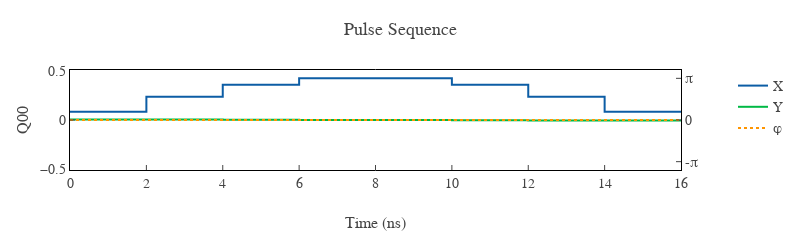
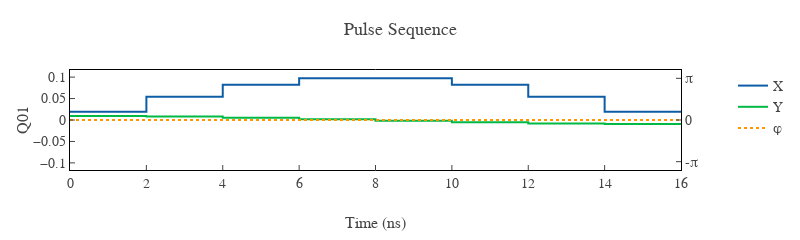
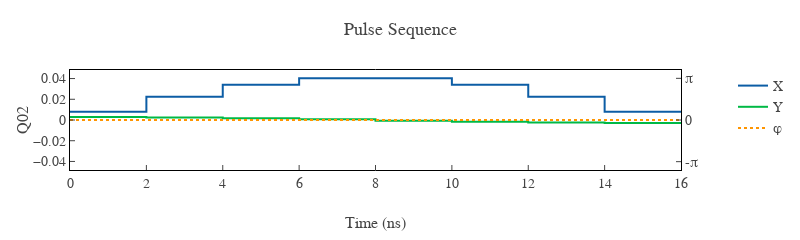
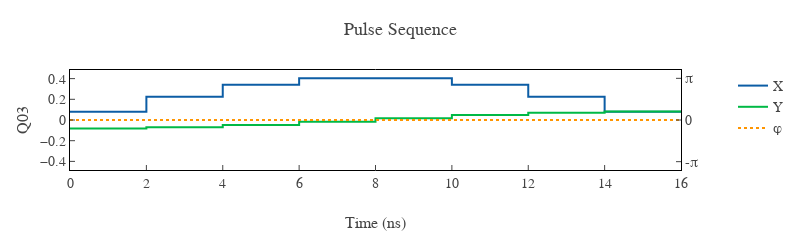

These figures' notebook cell, in order:
### Code cell
shots=1024
for qubit in qubits:
	sx_pulse = PulseSchedule([qubit])
	sx_pulse.add(qubit, experiment.x90(qubit))
	sx_pulse.plot()
	counts = experiment.measure(
				sx_pulse,
				mode="single",
				shots=shots,
				interval=DEFAULT_INTERVAL,
	).get_counts()
	print(f"Qubit {qubit} counts: {counts}")

### Figure 1 — Plotly figure (JSON) as saved in the notebook; plotly's stock layout.template omitted (floating-point values rounded to 4 significant figures)
{"data": [{"line": {"color": "#0C5DA5", "shape": "hv"}, "mode": "lines", "name": "X", "showlegend": true, "type": "scatter", "x": [0, 2, 4, 6, 8, 10, 12, 14, 16], "xaxis": "x", "y": [0.08295, 0.2377, 0.3581, 0.4243, 0.4243, 0.3581, 0.2377, 0.08295, 0.08295], "yaxis": "y"}, {"line": {"color": "#00B945", "shape": "hv"}, "mode": "lines", "name": "Y", "showlegend": true, "type": "scatter", "x": [0, 2, 4, 6, 8, 10, 12, 14, 16], "xaxis": "x", "y": [0.005836, 0.005028, 0.003418, 0.001213, -0.001213, -0.003418, -0.005028, -0.005836, -0.005836], "yaxis": "y"}, {"line": {"color": "#FF9500", "dash": "dot", "shape": "hv"}, "mode": "lines", "name": "φ", "showlegend": true, "type": "scatter", "x": [0, 2, 4, 6, 8, 10, 12, 14, 16], "xaxis": "x", "y": [0, 0, 0, 0, 0, 0, 0, 0, 0], "yaxis": "y2"}], "layout": {"height": 220, "title": {"text": "Pulse Sequence"}, "width": 800, "xaxis": {"anchor": "y", "domain": [0, 0.94], "title": {"text": "Time (ns)"}}, "yaxis": {"anchor": "x", "domain": [0, 1], "range": [-0.5091, 0.5091], "title": {"text": "Q00"}}, "yaxis2": {"anchor": "x", "overlaying": "y", "range": [-3.77, 3.77], "side": "right", "ticktext": ["-π", "0", "π"], "tickvals": [-3.142, 0, 3.142]}}}

### Figure 2 — Plotly figure (JSON) as saved in the notebook; plotly's stock layout.template omitted (floating-point values rounded to 4 significant figures)
{"data": [{"line": {"color": "#0C5DA5", "shape": "hv"}, "mode": "lines", "name": "X", "showlegend": true, "type": "scatter", "x": [0, 2, 4, 6, 8, 10, 12, 14, 16], "xaxis": "x", "y": [0.019, 0.05443, 0.08202, 0.09716, 0.09716, 0.08202, 0.05443, 0.019, 0.019], "yaxis": "y"}, {"line": {"color": "#00B945", "shape": "hv"}, "mode": "lines", "name": "Y", "showlegend": true, "type": "scatter", "x": [0, 2, 4, 6, 8, 10, 12, 14, 16], "xaxis": "x", "y": [0.009281, 0.007997, 0.005437, 0.001929, -0.001929, -0.005437, -0.007997, -0.009281, -0.009281], "yaxis": "y"}, {"line": {"color": "#FF9500", "dash": "dot", "shape": "hv"}, "mode": "lines", "name": "φ", "showlegend": true, "type": "scatter", "x": [0, 2, 4, 6, 8, 10, 12, 14, 16], "xaxis": "x", "y": [0, 0, 0, 0, 0, 0, 0, 0, 0], "yaxis": "y2"}], "layout": {"height": 220, "title": {"text": "Pulse Sequence"}, "width": 800, "xaxis": {"anchor": "y", "domain": [0, 0.94], "title": {"text": "Time (ns)"}}, "yaxis": {"anchor": "x", "domain": [0, 1], "range": [-0.1166, 0.1166], "title": {"text": "Q01"}}, "yaxis2": {"anchor": "x", "overlaying": "y", "range": [-3.77, 3.77], "side": "right", "ticktext": ["-π", "0", "π"], "tickvals": [-3.142, 0, 3.142]}}}

### Figure 3 — Plotly figure (JSON) as saved in the notebook; plotly's stock layout.template omitted (floating-point values rounded to 4 significant figures)
{"data": [{"line": {"color": "#0C5DA5", "shape": "hv"}, "mode": "lines", "name": "X", "showlegend": true, "type": "scatter", "x": [0, 2, 4, 6, 8, 10, 12, 14, 16], "xaxis": "x", "y": [0.007863, 0.02253, 0.03395, 0.04021, 0.04021, 0.03395, 0.02253, 0.007863, 0.007863], "yaxis": "y"}, {"line": {"color": "#00B945", "shape": "hv"}, "mode": "lines", "name": "Y", "showlegend": true, "type": "scatter", "x": [0, 2, 4, 6, 8, 10, 12, 14, 16], "xaxis": "x", "y": [0.00294, 0.002533, 0.001722, 0.0006112, -0.0006112, -0.001722, -0.002533, -0.00294, -0.00294], "yaxis": "y"}, {"line": {"color": "#FF9500", "dash": "dot", "shape": "hv"}, "mode": "lines", "name": "φ", "showlegend": true, "type": "scatter", "x": [0, 2, 4, 6, 8, 10, 12, 14, 16], "xaxis": "x", "y": [0, 0, 0, 0, 0, 0, 0, 0, 0], "yaxis": "y2"}], "layout": {"height": 220, "title": {"text": "Pulse Sequence"}, "width": 800, "xaxis": {"anchor": "y", "domain": [0, 0.94], "title": {"text": "Time (ns)"}}, "yaxis": {"anchor": "x", "domain": [0, 1], "range": [-0.04826, 0.04826], "title": {"text": "Q02"}}, "yaxis2": {"anchor": "x", "overlaying": "y", "range": [-3.77, 3.77], "side": "right", "ticktext": ["-π", "0", "π"], "tickvals": [-3.142, 0, 3.142]}}}

### Figure 4 — Plotly figure (JSON) as saved in the notebook; plotly's stock layout.template omitted (floating-point values rounded to 4 significant figures)
{"data": [{"line": {"color": "#0C5DA5", "shape": "hv"}, "mode": "lines", "name": "X", "showlegend": true, "type": "scatter", "x": [0, 2, 4, 6, 8, 10, 12, 14, 16], "xaxis": "x", "y": [0.07869, 0.2254, 0.3397, 0.4024, 0.4024, 0.3397, 0.2254, 0.07869, 0.07869], "yaxis": "y"}, {"line": {"color": "#00B945", "shape": "hv"}, "mode": "lines", "name": "Y", "showlegend": true, "type": "scatter", "x": [0, 2, 4, 6, 8, 10, 12, 14, 16], "xaxis": "x", "y": [-0.08106, -0.06984, -0.04748, -0.01685, 0.01685, 0.04748, 0.06984, 0.08106, 0.08106], "yaxis": "y"}, {"line": {"color": "#FF9500", "dash": "dot", "shape": "hv"}, "mode": "lines", "name": "φ", "showlegend": true, "type": "scatter", "x": [0, 2, 4, 6, 8, 10, 12, 14, 16], "xaxis": "x", "y": [0, 0, 0, 0, 0, 0, 0, 0, 0], "yaxis": "y2"}], "layout": {"height": 220, "title": {"text": "Pulse Sequence"}, "width": 800, "xaxis": {"anchor": "y", "domain": [0, 0.94], "title": {"text": "Time (ns)"}}, "yaxis": {"anchor": "x", "domain": [0, 1], "range": [-0.4834, 0.4834], "title": {"text": "Q03"}}, "yaxis2": {"anchor": "x", "overlaying": "y", "range": [-3.77, 3.77], "side": "right", "ticktext": ["-π", "0", "π"], "tickvals": [-3.142, 0, 3.142]}}}
